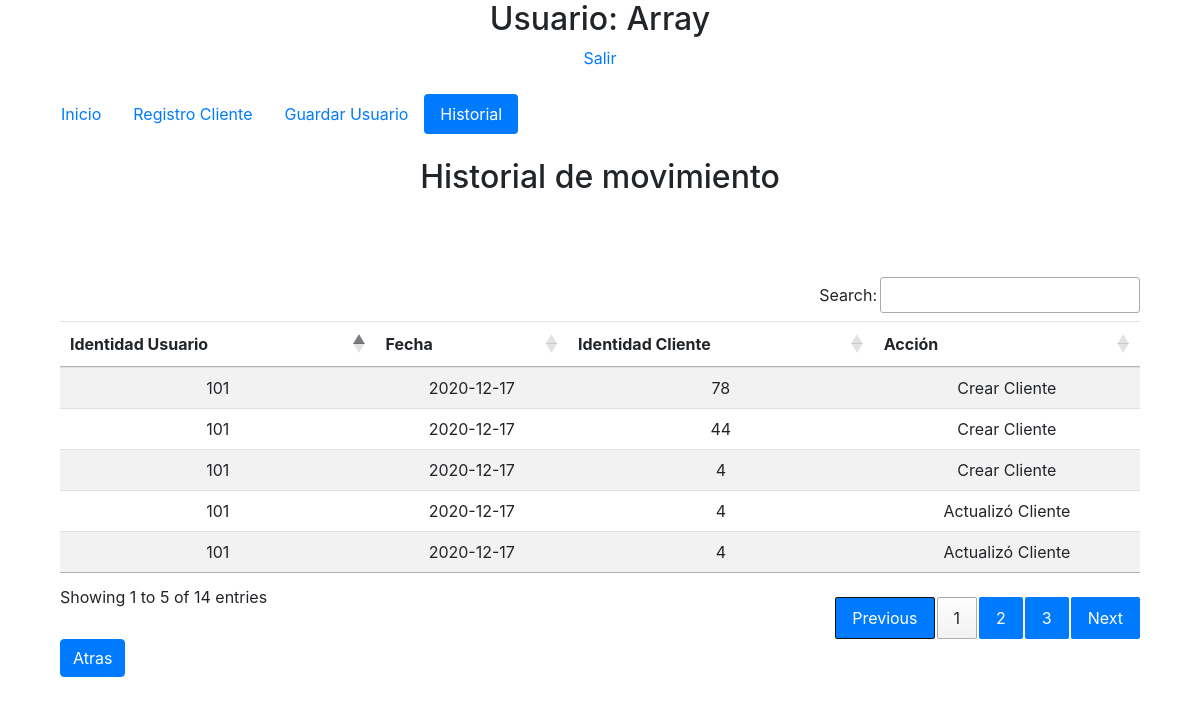
The app's page /php/inicio.php?accion=historial (signed in) with its own data.
### tables this page shows
CREATE TABLE IF NOT EXISTS `historial` (
  `identidad_id` varchar(15) NOT NULL,
  `fecha` date NOT NULL,
  `identidad_cliente` varchar(15) NOT NULL,
  `accion` varchar(40) NOT NULL
);

### php/usuariodao.php (called while the page is built, shortened)
<?php
    class UsuarioDao extends Conexion{
        public function listaHistorial(){
            $conexion=Conexion::conectar();
            $sql="SELECT * FROM historial;";
            $stmt = $conexion->prepare($sql);
            $stmt->execute();
            $array=$stmt->fetchAll(PDO::FETCH_ASSOC);
            return $array;
        }
    }

### php/vistahistorial.php (the view, shortened to what this page needs)
<!DOCTYPE html>
<html lang="en">
<head>
  <link rel="stylesheet" href="https://maxcdn.bootstrapcdn.com/bootstrap/4.5.2/css/bootstrap.min.css">
<link rel="stylesheet" type="text/css" href="https://cdn.datatables.net/1.10.21/css/jquery.dataTables.css">
</head>
<body>
    <div class="container">
          <center><h2>Historial de movimiento</h2></center>
          <br>
           <br>
         <br>
         <table class="table table-striped" id="tabla">
            <thead>
                <th>Identidad Usuario</th>
                <th>Fecha</th>
                <th>Identidad Cliente</th>
                <th>Acción</th>
            </thead>
            <tbody>
            <?php
              require_once 'usuariodao.php';
              $dao=new UsuarioDao();
              $clientes=$dao->listaHistorial();
                foreach($clientes as $cliente){
                echo "<tr>".
                     "<td>".$cliente["identidad_id"]."</td>".
                     "<td>" . $cliente["fecha"]."</td>" .
                     "<td>".$cliente["identidad_cliente"]."</td>".
                     "<td>".$cliente["accion"]."</td>".
                         "</tr>";
                }
            ?>
            </tbody>
    </div>
            <a href="?accion=registrocliente" class="btn btn-primary">Atras</a>
</body>
</html>

### php/vistahistorial.php (style rules this page uses)
#tabla { text-align:center; }

### records on screen
historial: identidad "101", fecha "2020-12-17", identidad_cliente "78", accion "Crear Cliente"
historial: identidad "101", fecha "2020-12-17", identidad_cliente "44", accion "Crear Cliente"
historial: identidad "101", fecha "2020-12-17", identidad_cliente "4", accion "Crear Cliente"
historial: identidad "101", fecha "2020-12-17", identidad_cliente "4", accion "Actualizó Cliente"
historial: identidad "101", fecha "2020-12-17", identidad_cliente "4", accion "Actualizó Cliente"

### other values on screen
$_SESSION['usuario'] "Array"
